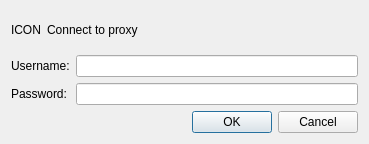
<?xml version="1.0" encoding="UTF-8"?>
<ui version="4.0">
 <class>QQProxyAuthDialog</class>
 <widget class="QDialog" name="QQProxyAuthDialog">
  <property name="geometry">
   <rect>
    <x>0</x>
    <y>0</y>
    <width>369</width>
    <height>144</height>
   </rect>
  </property>
  <property name="windowTitle">
   <string>Proxy Authentication</string>
  </property>
  <layout class="QGridLayout" name="gridLayout">
   <item row="0" column="0">
    <widget class="QLabel" name="iconLabel">
     <property name="text">
      <string>ICON</string>
     </property>
    </widget>
   </item>
   <item row="0" column="1" colspan="2">
    <widget class="QLabel" name="introLabel">
     <property name="text">
      <string>Connect to proxy</string>
     </property>
     <property name="wordWrap">
      <bool>true</bool>
     </property>
    </widget>
   </item>
   <item row="1" column="0" colspan="2">
    <widget class="QLabel" name="usernameLabel">
     <property name="text">
      <string>Username:</string>
     </property>
    </widget>
   </item>
   <item row="1" column="2">
    <widget class="QLineEdit" name="userNameLineEdit"/>
   </item>
   <item row="2" column="0" colspan="2">
    <widget class="QLabel" name="passwordLabel">
     <property name="text">
      <string>Password:</string>
     </property>
    </widget>
   </item>
   <item row="2" column="2">
    <widget class="QLineEdit" name="passwordLineEdit">
     <property name="echoMode">
      <enum>QLineEdit::Password</enum>
     </property>
    </widget>
   </item>
   <item row="3" column="0" colspan="3">
    <widget class="QDialogButtonBox" name="buttonBox">
     <property name="orientation">
      <enum>Qt::Horizontal</enum>
     </property>
     <property name="standardButtons">
      <set>QDialogButtonBox::Cancel|QDialogButtonBox::Ok</set>
     </property>
    </widget>
   </item>
  </layout>
 </widget>
 <resources/>
 <connections/>
</ui>
